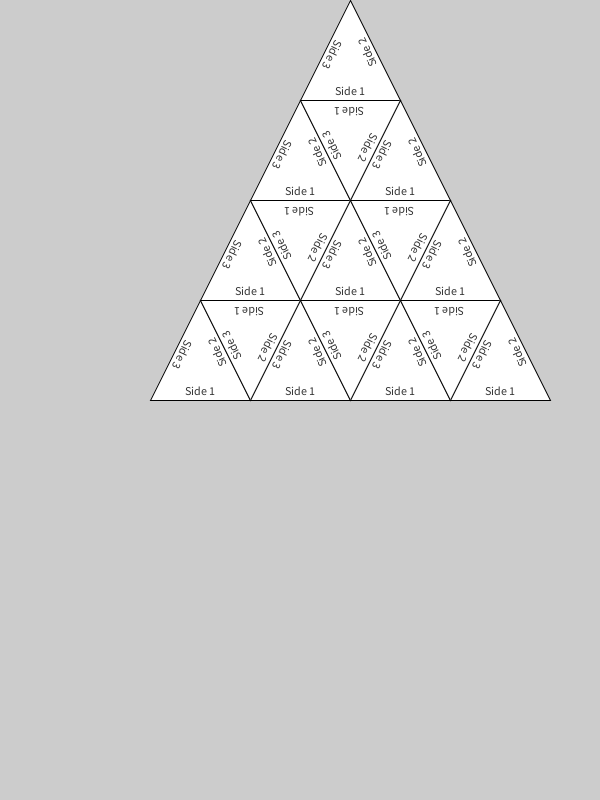
Frame 1 (no input)
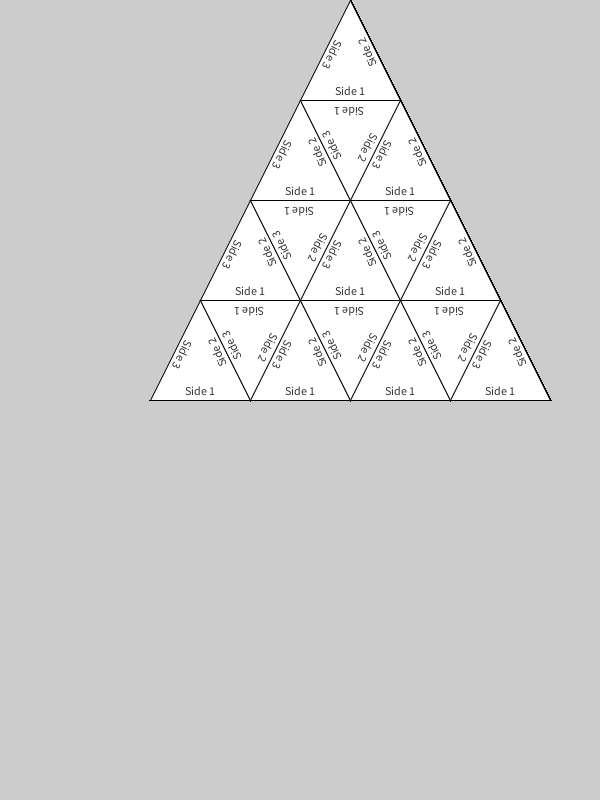
Frame 60 (the mouse pressed at the canvas centre just before this capture)
Frame 120 (the mouse held since frame 60 and released just before this capture): identical to frame 60, image omitted

The Processing sketch that drew these frames (run headless with seeded random() and noise(); from frame 60 on, the mouse is pressed at the canvas centre):

// Processing sketch: tarsia_maker
// ── tarsia_maker.pde
int TRIANGLE_SIZE = 100;
int TRIANGLE_NUMBER = 16; 
Tarsia tarsia;
void setup() {
  size(600,800);
  tarsia = new Tarsia();
}

void draw() {
  tarsia.display();
}

// ── Tarsia.pde
class Tarsia {
  ArrayList<Triangle> triangles = new ArrayList();
  Tarsia() {
    float x1 = width/2;
    float y1 = TRIANGLE_SIZE;
    float x2 = x1 + TRIANGLE_SIZE;
    float y2 = y1;
    float x3 = x1 + (TRIANGLE_SIZE/2);
    float y3 = y1 - TRIANGLE_SIZE;
    for (int i = 1; i <= TRIANGLE_NUMBER/4; i++) {
      int old_i = i-1;
      for (int j = 0; j < i + old_i; j++) {
        x2 = x1 + TRIANGLE_SIZE;
        y2 = y1;
        x3 = x1 + (TRIANGLE_SIZE/2);
        y3 = y1 - TRIANGLE_SIZE;
        
        Triangle triangle = new Triangle(x1, y1, x2, y2, x3, y3);
        if (j % 2 != 0) {
          triangle.rotate180();
        }
        this.triangles.add(triangle);
        x1 += TRIANGLE_SIZE/2;
      }
      x1 = width/2;
      x1 -= TRIANGLE_SIZE/2 * i;
      y1 += TRIANGLE_SIZE;
    }
  }
  
  
  void display() {
    for (Triangle triangle : this.triangles) {
      triangle.display();
    }
  }
}

// ── dump.pde
//Tarsia() {
//    float x1 = width/2;
//    float y1 = TRIANGLE_SIZE;
//    float x2 = x1 + TRIANGLE_SIZE;
//    float y2 = y1;
//    float x3 = x1 + (TRIANGLE_SIZE/2);
//    float y3 = y1 - TRIANGLE_SIZE;
//    for (int i = 1; i <= TRIANGLE_NUMBER/4; i++) {
//      int old_i = i-1;
//      for (int j = 0; j < i + old_i; j++) {
//        if (i == 1 || i == 4) {
//          x1 -= (TRIANGLE_SIZE/2) * i;
//          y1 += TRIANGLE_SIZE;
//        } else {
//          x1 += (TRIANGLE_SIZE/2);
//        }
//        x2 = x1 + TRIANGLE_SIZE;
//        y2 = y1;
//        x3 = x1 + (TRIANGLE_SIZE/2);
//        y3 = y1 - TRIANGLE_SIZE;
        
//        Triangle triangle = new Triangle(x1, y1, x2, y2, x3, y3);
//        if (j % 2 != 0) {
//          triangle.rotate180();
//        }
//        this.triangles.add(triangle);
        
        
//      }
//    }

// ── triangle.pde
class Triangle {
  PVector pos1;
  PVector pos2;
  PVector pos3;
  String[] words = new String[3]; 
  int word_padding = 5;
  color word_colour = color(50);
  Boolean rotated = false;
  Triangle(float x1, float y1, float x2, float y2, float x3, float y3 ) {
    this.pos1 = new PVector(x1,y1);
    this.pos2 = new PVector(x2, y2); //+TRIANGLE_SIZE, y);
    this.pos3 = new PVector(x3, y3); //+(TRIANGLE_SIZE/2), y-TRIANGLE_SIZE);
    this.words[0] = "Side 1";
    this.words[1] = "Side 2";
    this.words[2] = "Side 3";
  }
  
  void rotate180() {
   this.rotated = true;
   this.pos1.y -= TRIANGLE_SIZE;
   this.pos2.y -= TRIANGLE_SIZE;
   this.pos3.y += TRIANGLE_SIZE;
  }
  
  void display() {
    fill(255);
    triangle(this.pos1.x, this.pos1.y, this.pos2.x, this.pos2.y, this.pos3.x, this.pos3.y);
    this.drawText();
  }
  
  void addWord(String s) {
    int word_count = this.words.length;
    if (word_count < 3) {
      this.words[word_count] = s;
    } else {
      print("Error - Array 'triangle.words' already contains 3 words, unable to add more.");
    }
  }
  
  private void drawText() {
    this.drawWord1();
    this.drawWord2();
    this.drawWord3();
    
  }
  
  private void drawWord1() {
   pushMatrix();
   fill(this.word_colour);
   textAlign(CENTER);
   float x1 = this.pos1.x + TRIANGLE_SIZE/2;
   float y1 = this.pos1.y - this.word_padding;
   if (this.rotated) {
     y1 += 7 + word_padding;
     translate(x1,y1);
     rotate(radians(180));
     x1 = 0;
     y1 = 0;
   }
   text(this.words[0], x1, y1);
   popMatrix();
  }
  
  private void drawWord2() {
   pushMatrix();
   fill(this.word_colour);
   textAlign(CENTER);
   PVector new_pos2 = PVector.add(this.pos3, this.pos2);
   new_pos2.mult(0.5);
   float x2 = new_pos2.x;
   float y2 = new_pos2.y;
   translate(x2,y2);
   y2 = 0;
   x2 = 0;
   if (this.rotated) {
     y2 = 7 + this.word_padding;
     rotate(radians(117));
     
   } else {
     y2 = -this.word_padding;
     rotate(radians(-115));
   }
   text(this.words[1], x2, y2);
   popMatrix();
  }
  
  private void drawWord3() {
   pushMatrix();
   fill(this.word_colour);
   textAlign(CENTER);
   PVector new_pos3 = PVector.add(this.pos3, this.pos1);
   new_pos3.mult(0.5);
   float x3 = new_pos3.x;
   float y3 = new_pos3.y;
   translate(x3,y3);
   y3 = 0;
   x3 = 0;
   if (this.rotated) {
     y3 = 7 + this.word_padding;
     rotate(radians(-117));
     
   } else {
     y3 = -this.word_padding;
     rotate(radians(115));
   }
   text(this.words[2], x3, y3);
   popMatrix();
  }
  
}
